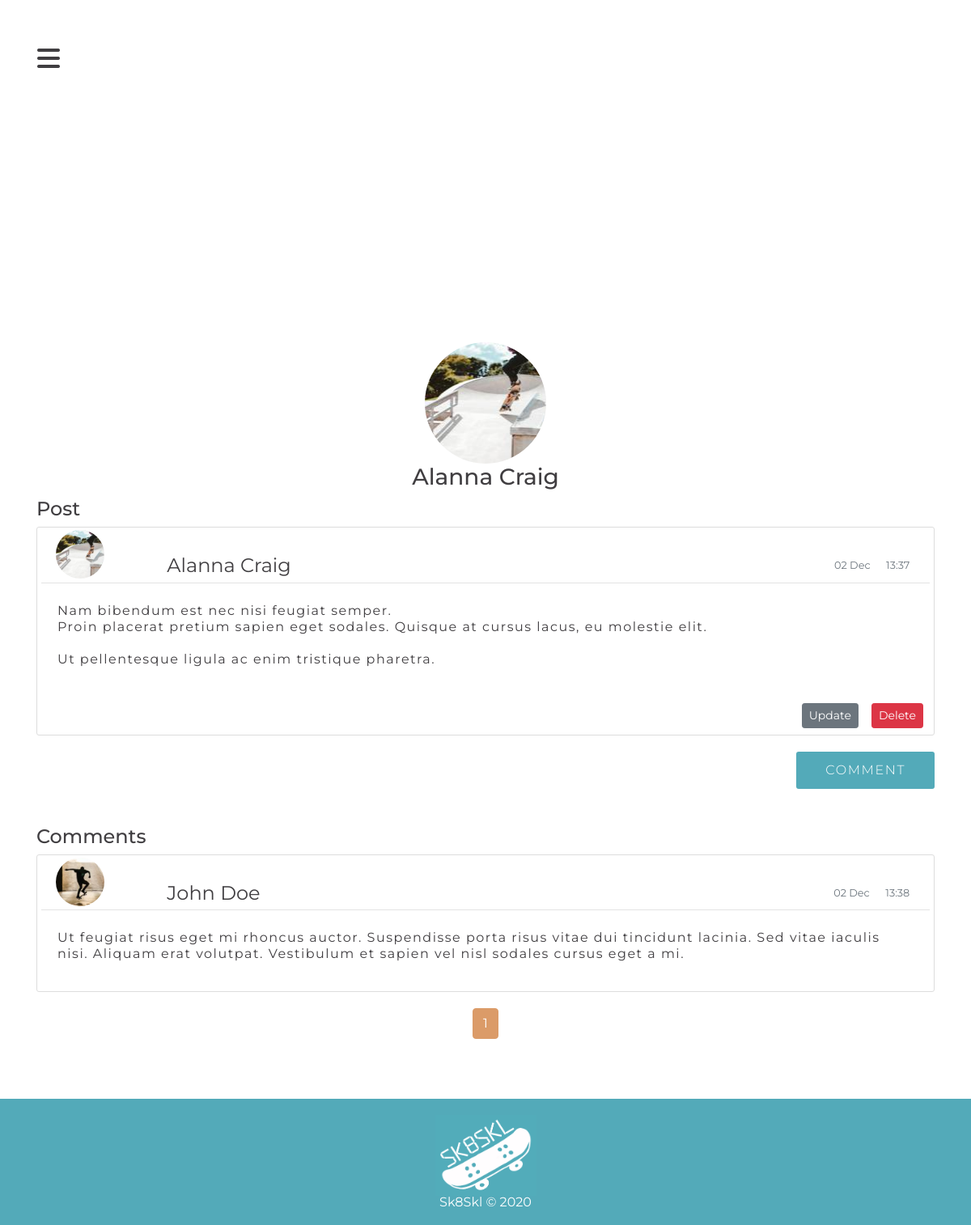
The app's page /post/4 (signed in) with its own data.
### skateschool/models.py (models this page shows, shortened)
class User(db.Model, UserMixin):
    id = db.Column(db.Integer, primary_key=True)
    userImage = db.Column(db.String(20), nullable=False, default='default.jpg')
    userFN = db.Column(db.String(40), nullable=False)
    userSN = db.Column(db.String(100), nullable=False)
    email = db.Column(db.String(100), unique=True, nullable=False)
    password = db.Column(db.String(100), nullable=False)
    age = db.Column(db.Integer, nullable=False)
    posts = db.relationship('Posts', backref='author', lazy=True)
    comments = db.relationship('Comments', backref='author', lazy=True)

class Posts(db.Model):
    id = db.Column(db.Integer, primary_key=True)
    date = db.Column(db.DateTime, nullable=False, default=datetime.utcnow)
    content = db.Column(db.Text(250), nullable=False)
    media = db.Column(db.String(20))
    user_id = db.Column(db.Integer, db.ForeignKey('user.id'), nullable=False)
    comments = db.relationship('Comments', backref='post', lazy=True)

class Comments(db.Model):
    id = db.Column(db.Integer, primary_key=True)
    date = db.Column(db.DateTime, nullable=False, default=datetime.utcnow)
    comment = db.Column(db.Text(250), nullable=False)
    user_id = db.Column(db.Integer, db.ForeignKey('user.id'), nullable=False)
    post_id = db.Column(db.Integer, db.ForeignKey('posts.id'), nullable=False)

### skateschool/routes.py (the view)
@app.route("/post/<int:post_id>", methods=['GET','POST'])
@login_required
def post(post_id):
    post = Posts.query.get_or_404(post_id)
    commentForm = CommentForm()
    if commentForm.validate_on_submit():
        comment = Comments(comment=commentForm.comment.data, user_id=current_user.id, post_id=post.id)
        db.session.add(comment)
        db.session.commit()
        flash('Your comment has been posted!', 'success')
        return redirect(url_for('post', post_id=post.id))
    page = request.args.get('page', 1, type=int)
    comments = Comments.query.filter_by(post_id=post.id).order_by(Comments.date.desc()).paginate(page=page, per_page=5)
    userImage = url_for('static', filename='profileImg/' + current_user.userImage)
    return render_template('post.html', post=post, userImage=userImage, commentForm=commentForm, comments=comments, post_id=post_id)

### skateschool/models.py (called while the page is built)
@login_manager.user_loader
def load_user(user_id):
    return User.query.get(int(user_id))

### skateschool/templates/post.html (shortened to what this page needs)
{% extends "layout.html" %}
{% block content %}
<div class="container">
  <img class="rounded-circle account-img" src="{{ userImage }}">
  <h3 class="text-center"> {{ current_user.userFN }} {{ current_user.userSN }} </h3>
  <h4>Post</h4>
  <article class="media contentSection">
    <div class="media-body">
      <div class="row postHeadings">
        <div class="col-1">
          <img class="rounded-circle article-img" src="{{ url_for('static', filename='profileImg/' + post.author.userImage) }}">
        </div>
        <div class="col">
          <div class="postMetadata">
            <a class="mr-2" href="{{ url_for('userPosts', userFN=post.author.userFN) }}">{{ post.author.userFN }}  {{ post.author.userSN }}</a>
            <small class="text-muted timeDate">{{ post.date.strftime('%-H:%M')}}</small>
            <small class="text-muted timeDate">{{ post.date.strftime('%d %b')}}</small>
          </div>
        </div>
      </div>
      <div class="row">
        <p class="postContent">{{ post.content }}</p>
      </div>
        {% if post.author == current_user %}
          <div class="row float-right">
            <a class="forms_buttons btn btn-secondary btn-sm m-2" href="{{ url_for('updatePost', post_id=post.id) }}">Update</a>
            <button type="button" class="btn btn-danger btn-sm m-2" data-toggle="modal" data-target="#deleteModal">Delete</button>
          </div>
        {% endif %}
      </div>
    </article>
    <div class="commentSection">
      <button class="btn forms_buttons-action float-right" type="button" data-toggle="collapse" data-target="#collapseForm" aria-expanded="false" aria-controls="collapseForm">Comment</button>
    </div>
  <div class="commentsDisplay">
    <h4>Comments</h4>
    {% for comment in comments.items %}
    <article class="media contentSection">
      <div class="media-body">
        <div class="row postHeadings">
          <div class="col-1">
            <img class="rounded-circle article-img" src="{{ url_for('static', filename='profileImg/' + comment.author.userImage) }}">
          </div>
          <div class="col">
            <div class="postMetadata">
              {% if comment.author == current_user %}
                <a class="mr-2" href="{{ url_for('profile') }}">{{ comment.author.userFN }}  {{ comment.author.userSN }}</a>
              {% else %}
                <a class="mr-2" href="{{ url_for('userPosts', userFN=post.author.userFN) }}">{{ comment.author.userFN }}  {{ comment.author.userSN }}</a>
              {% endif %}
              <small class="text-muted timeDate">{{ comment.date.strftime('%-H:%M')}}</small>
              <small class="text-muted timeDate">{{ comment.date.strftime('%d %b')}}</small>
            </div>
          </div>
        </div>
        <div class="row">
          <p class="postContent">{{ comment.comment }}</p>
        </div>
      </div>
    </article>
    {% endfor %}
  </div>
  <div class="text-center">
		{% for page_num in comments.iter_pages(left_edge=1, right_edge=1, left_current=1, right_current=2) %}
			{% if page_num %}
				{% if comments.page == page_num %}
					<a class="btn btn-info postsBtnActive mb-4" href="{{ url_for('post', post_id=post_id, page=page_num) }}">{{ page_num }}</a>
				{% else %}
					<a class="btn btn-outline-info postsBtn mb-4" href="{{ url_for('post', post_id=post_id, page=page_num) }}">{{ page_num }}</a>
				{% endif %}
			{% else %}
				...
			{% endif %}
		{% endfor %}
		</div>
</div>
{% endblock content %}

### skateschool/static/style.css (style rules this page uses)
body { background: white; color: #403E41; font-family: "Montserrat", sans-serif; line-height: 1em; margin-top: 5%; min-height: 100%; }
h1, h2, h3, h4, h5, h6, a { color: #403E41; }
.article-img { width: 60px; height: 60px; margin: 5%; }
.postHeadings { padding-bottom: 1px; margin-bottom: 4px; border-bottom: 1px solid #e3e3e3 }
.postMetadata { margin-top: 4%; }
.postMetadata a { font-size: 1.5em; margin-left: 5%; }
.timeDate { float:right; margin: 0 1%; }
.contentSection { background: #ffffff; padding: 0px 20px; border: 1px solid #dddddd; border-radius: 3px; margin-bottom: 20px; }
.postContent { white-space: pre-line; padding: 20px; letter-spacing: 1.5px; line-height: 20px; }
.postsBtnActive { background-color: #db9b68; border: 1px solid #db9b68; }
button { background-color: transparent; padding: 0; border: 0; outline: 0; cursor: pointer; }
.forms_buttons-action { background-color: #53aab9; border-radius: 3px; padding: 10px 35px; font-size: 1rem; font-family: "Montserrat", sans-serif; font-weight: 300; color: #fff; text-transform: uppercase; letter-spacing: 0.1rem; -webkit-transition: background-color 0.2s ease-in-out; transition: background-color 0.2s ease-in-out; }
.account-img { width: 150px; height: 150px; display: block; margin-left: auto; margin-right: auto; }
.commentsDisplay { margin-top: 10%; }

### records on screen
User: userFN "Alanna", userSN "Craig", userImage (placeholder picture), author.userFN "Alanna", author.userSN "Craig"
Posts: date "13:37", date "02 Dec", content "Nam bibendum est nec nisi feugiat semper. Proin placerat pretium sapien eget sodales. Quisque at cursus lacus, eu molestie elit. Ut pellentesque ligula ac enim tristique pharetra."
Comments: userImage (picture), author.userFN "John", author.userSN "Doe", date "13:38", date "02 Dec", comment "Ut feugiat risus eget mi rhoncus auctor. Suspendisse porta risus vitae dui tincidunt lacinia. Sed vitae iaculis nisi. Aliquam erat volutpat. Vestibulum et sapien vel nisl sodales cursus eget a mi."

### other values on screen
{{ page_num }} "1"
